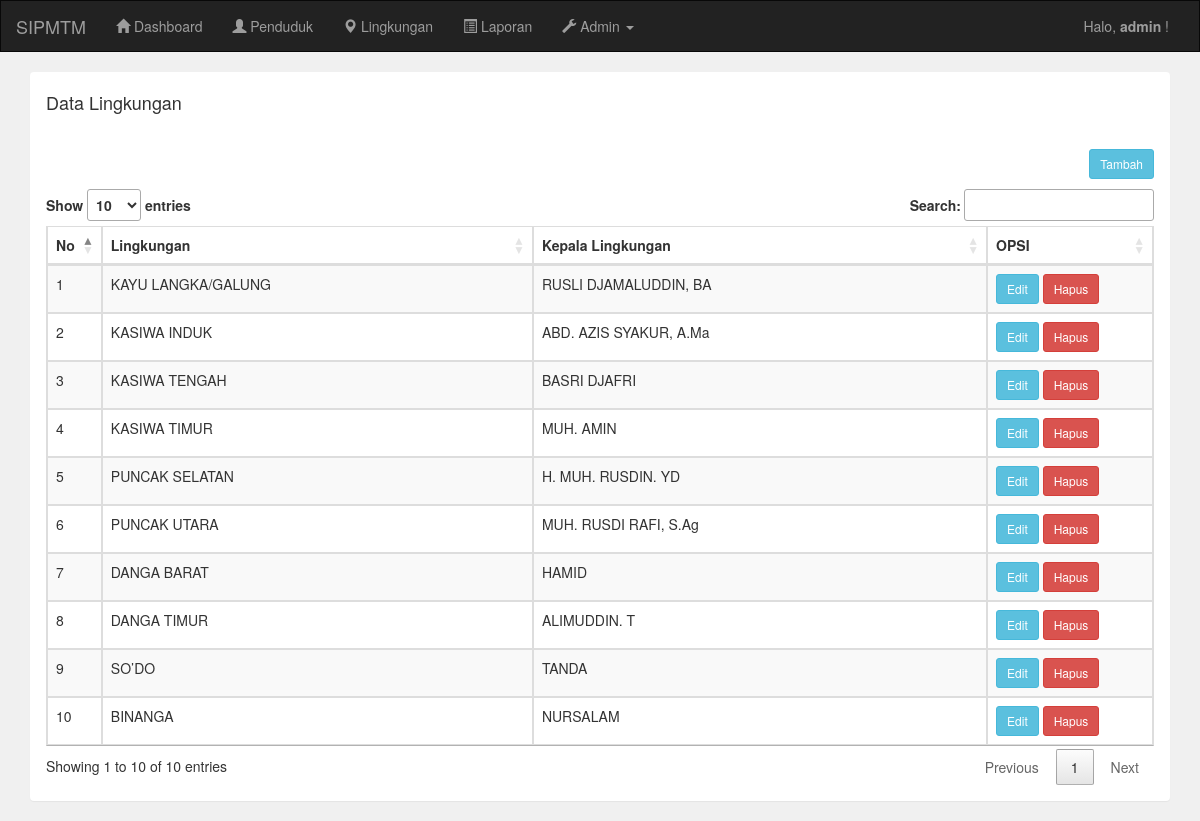
/admin/lingkungan.php (signed in), run on the app's committed database.
### tables this page shows
CREATE TABLE `lingkungan` (
  `lingkungan_id` int(11) NOT NULL,
  `lingkungan_nama` varchar(100) NOT NULL,
  `lingkungan_kepala` varchar(50) NOT NULL
);

### admin/lingkungan.php (the view)
<?php include 'header.php'; ?>
<div class="container">
	<div class="panel">
		<div class="panel-heading">
			<h4>Data Lingkungan</h4>
		</div>
		<div class="panel-body">
			<a href="lingkungan_tambah.php" class="btn btn-sm btn-info pull-right">Tambah</a>
			<br/>
			<br/>
			<table id="example" class="table table-striped table-bordered" style="width:100%">
        <thead>
				<tr>
					<th width="1%">No</th>
					<th>Lingkungan</th>
					<th>Kepala Lingkungan</th>
					<th width="15%">OPSI</th>
				</tr>
 </thead>
   <tbody>
				<?php
				include '../koneksi.php';
				$data = mysqli_query($koneksi,"select * from lingkungan");
				$no = 1;
				while($d=mysqli_fetch_array($data)){
					?>
					<tr>
						<td><?php echo $no++; ?></td>
						<td><?php echo $d['lingkungan_nama']; ?></td>
						<td><?php echo $d['lingkungan_kepala']; ?></td>
						<td>
							<a href="lingkungan_edit.php?id=<?php echo $d['lingkungan_id']; ?>" class="btn btn-sm btn-info">Edit</a>
							<a href="lingkungan_hapus.php?id=<?php echo $d['lingkungan_id']; ?>" class="btn btn-sm btn-danger">Hapus</a>
						</td>
					</tr>
					<?php
				}
				?>
				  </tbody>
			</table>
		</div>
	</div>
</div>
<?php include 'footer.php'; ?>

### admin/header.php (shortened to what this page needs)
<!DOCTYPE html>
<html>
<head>
 <link rel="stylesheet" type="text/css" href="../assets/css/jquery.dataTables.min.css">
    <link rel="stylesheet" type="text/css" href="../assets/css/bootstrap.css">
</head>
<body style="background: #f0f0f0">
    <nav class="navbar navbar-inverse" style="border-radius: 0px">
        <div class="container-fluid">
            <div class="navbar-header">
                <a class="navbar-brand" href="index.php">SIPMTM </a>
            </div>
            <div class="collapse navbar-collapse" id="bs-example-navbar-collapse-1">
                <ul class="nav navbar-nav">
                    <li class=""><a href="index.php"><i class="glyphicon glyphicon-home"></i> Dashboard</a></li>
                    <li><a href="penduduk.php"><i class="glyphicon glyphicon-user"></i> Penduduk</a></li>
                     <li><a href="lingkungan.php"><i class="glyphicon glyphicon-map-marker"></i> Lingkungan</a></li>
                    <li><a href="lapor.php"><i class="glyphicon glyphicon-list-alt"></i> Laporan</a></li>
                    <li class="dropdown">
                        <a href="#" class="dropdown-toggle" data-toggle="dropdown" role="button" aria-haspopup="true" aria-expanded="false"><i class="glyphicon glyphicon-wrench"></i> Admin <span class="caret"></span></a>
                    </li>
                </ul>
                <ul class="nav navbar-nav navbar-right">
                    <li>
                        <p class="navbar-text">Halo, <b><?php echo $_SESSION['username']; ?></b> !</p>
                    </li>
                </ul>
            </div>
        </div>
    </nav>

### admin/footer.php (shortened to what this page needs)
</body>
</html>

### data on the page
lingkungan: lingkungan_nama "KAYU LANGKA/GALUNG", lingkungan_kepala "RUSLI DJAMALUDDIN, BA"
lingkungan: lingkungan_nama "KASIWA INDUK", lingkungan_kepala "ABD. AZIS SYAKUR, A.Ma"
lingkungan: lingkungan_nama "KASIWA TENGAH", lingkungan_kepala "BASRI DJAFRI"
lingkungan: lingkungan_nama "KASIWA TIMUR", lingkungan_kepala "MUH. AMIN"
lingkungan: lingkungan_nama "PUNCAK SELATAN", lingkungan_kepala "H. MUH. RUSDIN. YD"
lingkungan: lingkungan_nama "PUNCAK UTARA", lingkungan_kepala "MUH. RUSDI RAFI, S.Ag"
lingkungan: lingkungan_nama "DANGA BARAT", lingkungan_kepala "HAMID"
lingkungan: lingkungan_nama "DANGA TIMUR", lingkungan_kepala "ALIMUDDIN. T"
lingkungan: lingkungan_nama "SO’DO", lingkungan_kepala "TANDA"
lingkungan: lingkungan_nama "BINANGA", lingkungan_kepala "NURSALAM"

### other printed values
$_SESSION['username'] "admin"
